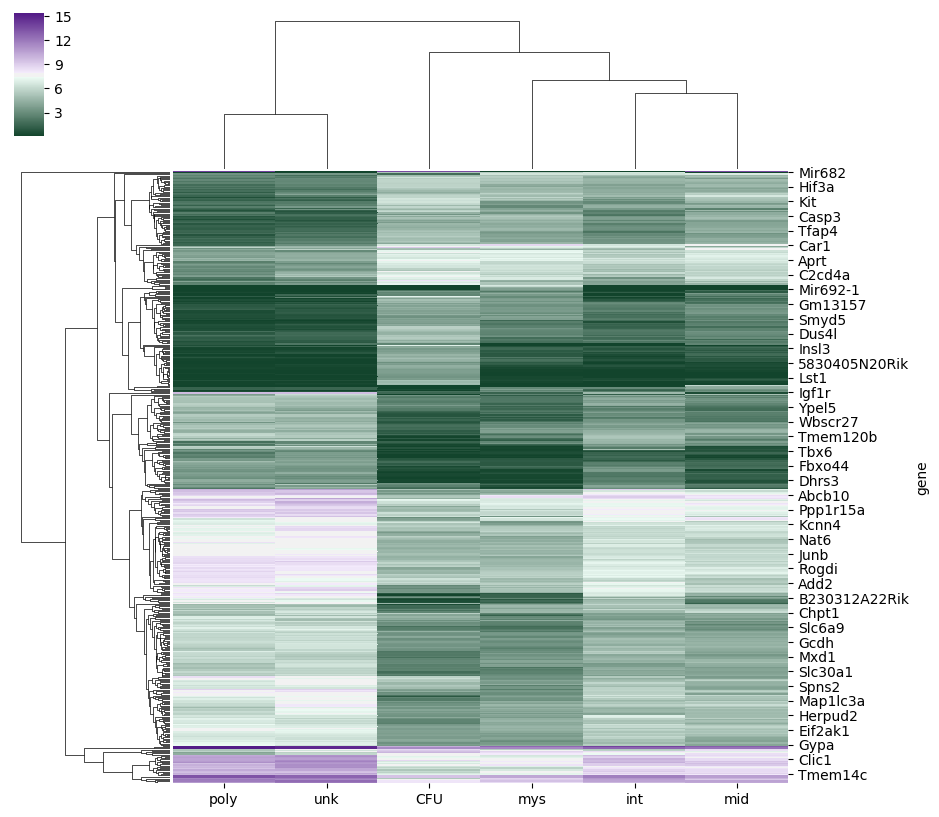

Generate this figure with Python:
#!/usr/bin/env python3
"""
(heat.py) (originaltext file of DE genes)
"""

import sys
import pandas as pd
import numpy as np
import matplotlib.pyplot as plt
from scipy.cluster.hierarchy import dendrogram, linkage 
from scipy import stats
import seaborn as sns
import pandas as pd

filejamesgaveus = pd.read_csv(sys.argv[1], sep="\t", index_col= "gene")
df = pd.DataFrame(data=filejamesgaveus)

cmap = sns.diverging_palette(145,280, s=85, l=25, n=7, as_cmap=True)
ax = sns.clustermap(df, cmap = cmap)

ax.savefig("heat")
plt.close()

from sklearn.cluster import KMeans


kmeans= KMeans(n_clusters= 4)
kmeans.fit(df)
y_kmeans = kmeans.predict(df)

#(df)

plt.figure()
plt.title("k-means")
plt.scatter(df["CFU"], df['poly'], c=y_kmeans, s=5, cmap='viridis')
# plt.scatter(df["CFU"], df['poly'], c = kmeans[1])
plt.ylabel("poly expression")
plt.xlabel("CFU expression")
plt.savefig("test_kmeans.png")
plt.close()



df2 = df.filter(['CFU','mys','poly', 'unk'], axis=1)

df2['avg_latte'] = df[['poly', 'unk']].mean(axis=1)

df2['avg_early'] = df2[['CFU', 'mys']].mean(axis=1)

"""
YO BOY ABOVE IS HOW YAS ADDS A COLUMN
"""

df2["fold_change"] = df2["avg_latte"] / df2["avg_early"]

df2.loc[df2['fold_change'] < .5, 'Downregulated'] = df2['fold_change']
df2.loc[df2['fold_change'] > 2, 'Upregulated'] = df2['fold_change']

p_value = []
for index, row in df2.iterrows():
   CFU = row['CFU']
   mys = row['mys']
   early = [CFU, mys]
   poly = row['poly']
   unk = row['unk']
   late = [poly, unk]
   t_test, p_val = stats.ttest_ind( early, late)
   if p_val < .05:
       p_value.append(p_val)
   else:
       p_value.append(int(-1))
df2['p_value'] = p_value
 
 
 
 
 
Down_sig = []
for index, row in df2.iterrows():
    Downregulated = row['Downregulated']
    p_value = row['p_value']
    if Downregulated and p_value > 0:
            Down_sig.append(Downregulated)
    else:
        Down_sig.append(int(-1))
df2['Down_sig'] = Down_sig

Up_sig = []
for index, row in df2.iterrows():
    Upregulated = row['Upregulated']
    p_value = row['p_value']
    if Upregulated and p_value > 0:
            Up_sig.append(Upregulated)
    else:
        Up_sig.append(int(-1))
df2['Up_sig'] = Up_sig



df3 = df2.filter(['Down_sig','Up_sig','p_value'], axis=1)


df3_sorted = (df3.sort_values(['Down_sig', 'Up_sig'], ascending=True))
df3_sorted1 = (df3.sort_values(['Up_sig'], ascending=False))

""" for significant 2 fold upregulated genes, I made a text file"""

file = open('Up_sig_list.txt','w') 
for index, row in df3_sorted1.iterrows():
    Up_sig = row['Up_sig']
    p_value = row['p_value']
    if Up_sig > int(0):
        print(index, "\t", Up_sig, "\t", p_value)
        file.write(index)
        file.write("\t")
        file.write(str(Up_sig))
        file.write("\t")
        file.write(str(p_value))
        file.write("\n")
    else:
        continue
file.close()
""" for significant 2 fold downregulated genes, I made a text file """

file = open('Down_sig_list.txt','w') 
for index, row in df3_sorted.iterrows():
    Down_sig = row['Down_sig']
    p_value = row['p_value']
    if Down_sig > int(0):
        print(index, "\t", Down_sig, "\t", p_value)
        file.write(index)
        file.write("\t")
        file.write(str(Down_sig))
        file.write("\t")
        file.write(str(p_value))
        file.write("\n")
    else:
        continue
        
print(len(y_kmeans))

""" 2310046K01Rik is 9th gene, so cluster 2 """
print(kmeans.fit(df))
ribo_cluster = y_kmeans[2]
similar_genes = df.index[y_kmeans == ribo_cluster]
print(similar_genes)
print(similar_genes.tolist())

file = open('similargenes_incluster.txt','w')
for line in similar_genes.tolist():
    print(line)
    file.write(line)
    file.write('\n')
file.close()
file.close()










